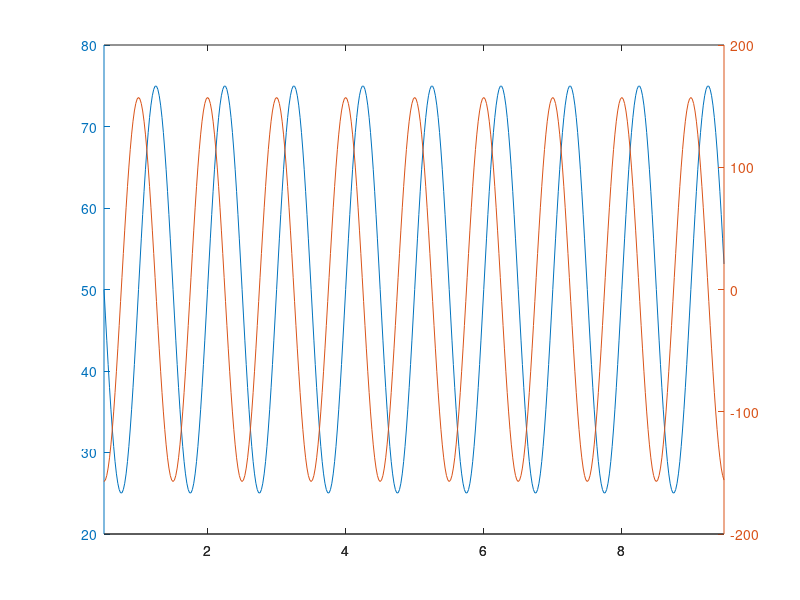
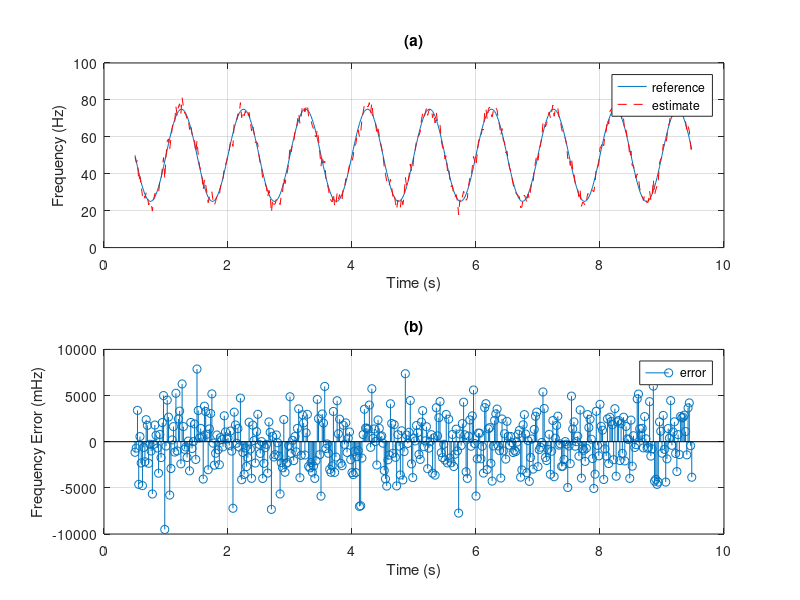

Write the MATLAB code that produced these figures, in order.
clear 
close all
clc

%% Generation parameters
Fs = 100e3; % sampling rate, Hz
Ts = 1/Fs; % sampling period, s

%% Signal parameters
A = 1; % amplitude, pu
f = 50; % frequency, Hz
ph = 0; % phase, rad
% - modulation parameters
fm = 1; % modulation frequency, Hz
km = 25; % modulation depth

%% Observation interval
Tm = 1/fm; % at least one period of the modulation
Nm = round(Tm/Ts); % sample length
Fr = 50; % reporting rate, Hz (typ. 50 or 100 Hz)
Tr = 1/Fr; % reporting period, s
Nr = round(Tr/Ts); % sample length

%% Experiment duration
Tt = 10*Tm; % total time, s
Nt = round(Tt/Ts); % sample length
t_axis = 0:Ts:(Ts*(Nt - 1)); % time axis, s
i_axis = 1:Nr:(Nt - Nm); % axis of the starting indices of intervals
r_axis = Tm/2 + t_axis(i_axis); % reporting time axis, s

%% Signal and reference values
x = A*cos(2*pi*f*t_axis + km*cos(2*pi*fm*t_axis - pi)); % signal
x = awgn(x, 76, 'measured'); 
f_ref = f - km*fm*sin(2*pi*fm*r_axis - pi); % frequency reference, Hz
Rf_ref = -km*(2*pi*fm^2)*cos(2*pi*fm*r_axis - pi); % ROCOF reference, Hz/s

figure, plotyy(r_axis, f_ref, r_axis, Rf_ref)

%% Hilbert analysis
for i = 1:length(i_axis)
    z = hilbert(x(i_axis(i):(i_axis(i) + Nm - 1)));
    instfreq = Fs/(2*pi)*diff(unwrap(angle(z)));
    f_est(i) = instfreq(round(Nm/2));
end

%% Error analysis
figure, subplot(211)
plot(r_axis, f_ref), hold on, plot(r_axis, f_est, '--r')
legend('reference','estimate'), title('(a)'), grid on
xlabel('Time (s)'), ylabel('Frequency (Hz)')
subplot(212)
stem(r_axis, (f_est - f_ref)*1e3)
legend('error'), title('(b)'), grid on
xlabel('Time (s)'), ylabel('Frequency Error (mHz)')